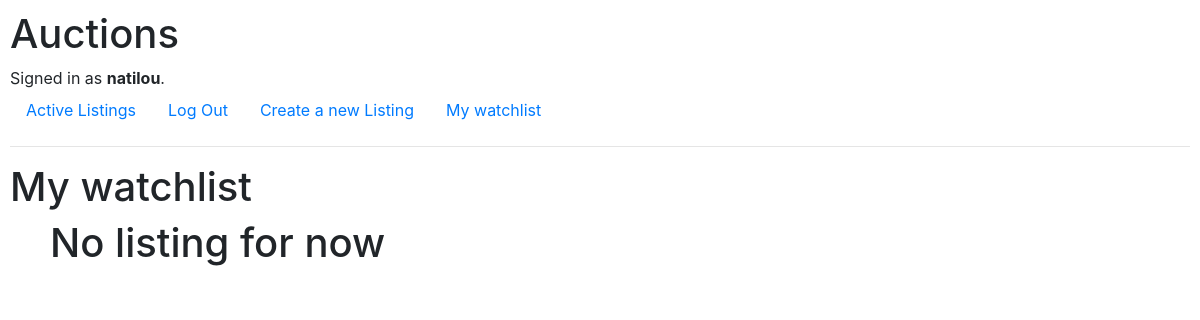
Page /watchlist (signed in) on the earlier database version.
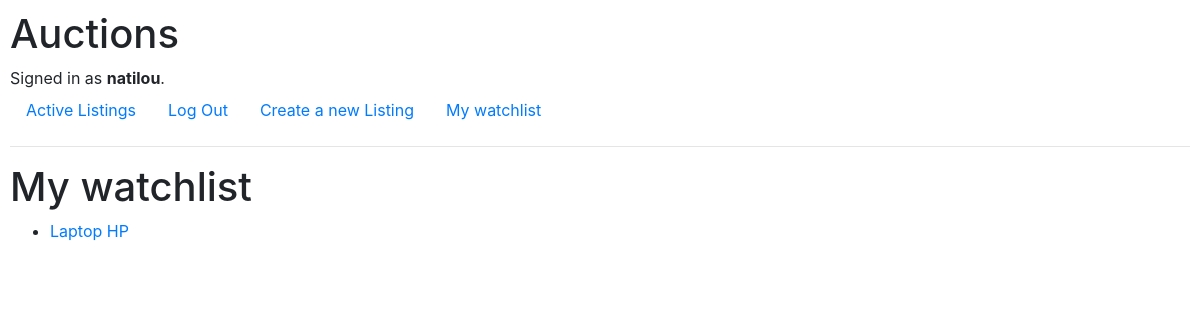
Same page on the later database version.
### auctions/models.py (models this page shows, shortened)
class Listing(models.Model):
    title = models.CharField(max_length=64)
    description = models.TextField(max_length=300)
    starting_price = models.FloatField()
    currency = models.CharField(max_length=4)
    image_url = models.URLField(null=True, blank=True)
    category = models.CharField(max_length=64, null=True, blank=True)
    is_active = models.BooleanField(default=True)
    user = models.ForeignKey(User, on_delete=models.CASCADE, related_name="listings")
    current_price = models.FloatField()

### auctions/views.py (the view)
# urls.py: path("watchlist",views.show_watchlist, name="show_watchlist")
def show_watchlist(request):
    return render(request, "auctions/watchlist.html", {
        "listings": Listing.objects.filter(watchlists__user=request.user)
    })

### auctions/templates/auctions/watchlist.html (shortened to what this page needs)
{% extends "auctions/layout.html" %}
{% block body %}
        <h1>My watchlist</h1>
        <ul>
            {% for listing in listings %}
                <li><a href="{% url 'listing' listing_id=listing.id %}">{{ listing.title }}</a></li>
            {% empty %}
            <h1>No listing for now</h1>
            {% endfor %}
        </ul>
{% endblock %}

Differences in the rows shown:
now on this page (row edited): Listing: title "Laptop HP"
Other differences:
text no longer shown: "No listing for now"
